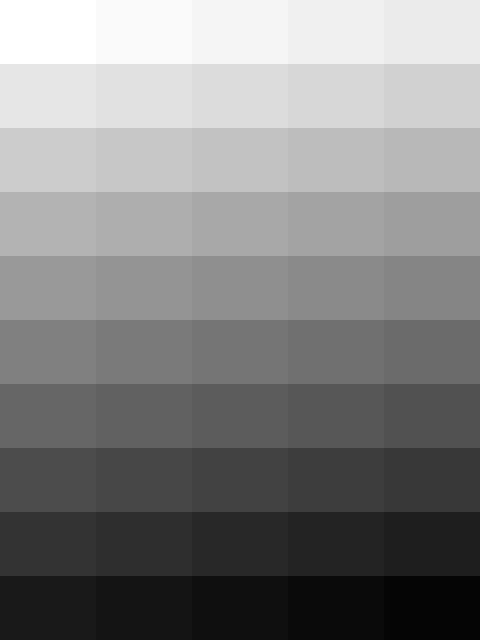
Frame 1 (no input)
Frame 2 (the mouse pressed at the canvas centre, redrawn once): identical to frame 1, image omitted

The Processing sketch that drew this single still picture (run headless with seeded random() and noise(); the mouse was pressed at the canvas centre and the sketch redrawn once):

// Processing sketch: fifty_shades_of_grey
// ── fifty_shades_of_grey.pde
// Manuale di Programmazione Cinematografica - Volume 1
// Daniele Olmisani, 2016

// Fifty Shades of Grey


final int ROWS = 10;
final int COLS = 5;


void setup() {
  
  size(480, 640);
  noLoop();
}


void draw() {
  
  scale(width/COLS, height/ROWS);

  float dC = 256/50.0;
  
  noStroke();
  
  int index = 50;
  for (int j=0; j<ROWS; j++) {
    for (int i=0; i<COLS; i++) {
      fill(index*dC);
      rect(i, j, 1, 1);
      index--;
    }
  }
  
  save("fifty-shades-of-grey.png"); 
}
